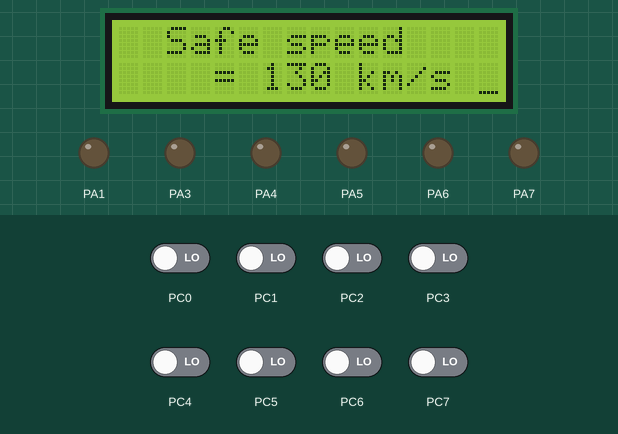
Simulated run of this program. Board: ATmega32, built with avr-gcc and emulated at 8 MHz (the files do not name the chip). Shown: 16×2 character LCD, output pins drawn as LEDs (lit = HIGH). Wiring (inferred from the names in the program): character LCD (HD44780): RS PA0; E PA2; data PD0, PD1, PD2, PD3, PD4, PD5, PD6, PD7. The inputs (shaded band) are chosen by the test bench; at power-on: PC0–7 LOW. Pins used as bus, display or sensor lines are not drawn. At 3.5 s the program stops and its outputs stay as they are.

Above: at 1.4 s.
1.5 s: PC0 driven HIGH
At 2.1 s:
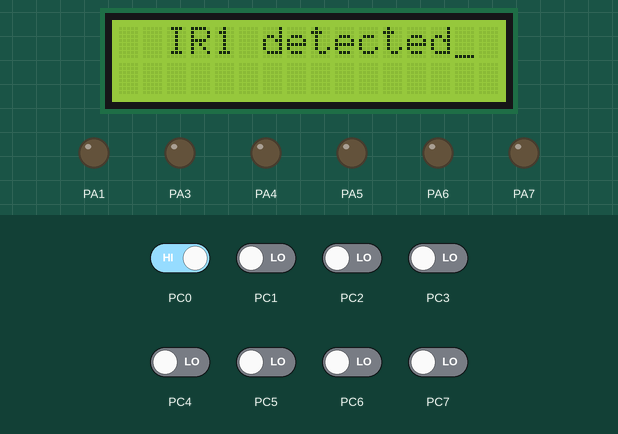
3.0 s: PC0 driven LOW and PC1 driven HIGH
At 4.0 s:
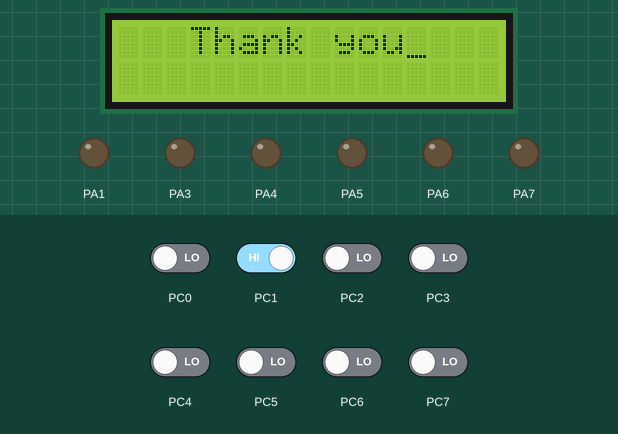
Timing chart, 0 to 5.0 s (numbered marks = the images above; inputs shaded):
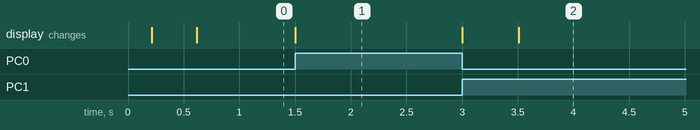

Measured:
- after the input at 1.5 s, the display: changes at once (image 1)
- after the input at 3.0 s, the display: first changes at once (image 2 shows a later state)

The program:

main.c
```c
#define F_CPU 8000000UL
#include <avr/io.h>
#include <util/delay.h> //delay header
#include <stdio.h>
#include <stdlib.h>
#include <avr/interrupt.h>

#define LCD_DPRT PORTD //LCD DATA PORT
#define LCD_DDDR DDRD //LCD DATA DDR
#define LCD_CPRT PORTA //LCD COMMANDS PORT
#define LCD_CDDR DDRA //LCD COMMANDS DDR

#define LCD_RS 0
#define LCD_EN 2

#define IR1 0
#define IR2 1


void lcdCommand( unsigned char cmnd )
{
	LCD_DPRT = cmnd;
	LCD_CPRT &= ~ ((1<<LCD_RS)); //RS = 0
	LCD_CPRT |= (1<<LCD_EN); //EN = 1
	_delay_us(100);
	LCD_CPRT &= ~ (1<<LCD_EN); //EN = 0 for H-to-L pulse
	_delay_us(100);
}
void lcdData( unsigned char data )
{
	LCD_DPRT = data; //send data

	LCD_CPRT |= ((1<<LCD_RS)|(1<<LCD_EN)); //RS = 1 for data //EN = 1
	_delay_us(100);
	LCD_CPRT &= ~ (1<<LCD_EN); //EN = 0 for H-to-L pulse
	_delay_us(100);
}

void lcd_init()
{
	LCD_DDDR = 0xFF;
	LCD_CDDR = 0xFF;
	LCD_CPRT &=~(1<<LCD_EN); //LCD_EN = 0
	_delay_us(2000);
	lcdCommand(0x38); //init. LCD 2 line, 5 × 7 matrix
	lcdCommand(0x0E); //display on, cursor on
	lcdCommand(0x01); //clear LCD
	_delay_us(2000);
	lcdCommand(0x06); //shift cursor right
}
void lcd_print(char *str)
{

	unsigned int i=0;
	while(str[i]!='\0')
	{
		lcdData(str[i++]);
	}
}

void Timer1_CTC_init()
{
	OCR1A = 15625;
	TIMSK = (1<<OCIE1A);
	TCCR1A = 0;
	TCCR1B = 11;
}
long seconds=0;
ISR(TIMER1_COMPA_vect)
{
	seconds++;
}

void t1()
{
	PORTB=0X01;
	TCCR1A=0X0;
	TCCR1B=0X06;
	TCNT1H=0X0;
	TCNT1L=0X0;
}

int main(void)
{

	lcd_init();
	lcd_print("    WELCOME    ");
	_delay_ms(200);
	lcdCommand(0x01);
	lcd_print(" Speed detector ");
	_delay_ms(400);
	lcdCommand(0x01);
	lcdCommand(0x81);
	lcd_print(" Safe speed ");
	lcdCommand(0xc3);
	lcd_print(" = 130 km/s ");

	Timer1_CTC_init();
	sei();

	int count1=0x0,count2=0x0,b1=0,b2=0;
	int ad=0x30,i=0;
	DDRC=0x0;


	while(1)
	{
		PORTD=0;
		if((PINC)==(1<<IR1) && b1!=1) //To make sure IR1 is not detected twice
		{
			lcdCommand(0x01);
			lcdCommand(0x81);
			lcd_print(" IR1 detected");
			TCNT1=0;
			b1++;
		}
		if((PINC)==(1<<IR2)  && b2!=1)  //To make sure IR1 is not detected twice
		{
			lcdCommand(0x81);
			lcd_print(" IR2 detected");
			count2=seconds;
			b2++;
		}
		if(b1==1 && b2==1) //If both IR sensors have detected the vehicle then break the loop
		break;
	}

	float time=count2*1.0; //
	float distance=20.0,conv=36.0; //The distance between the IR sensors is 20m
	float sp=distance/time;
	sp=(sp*conv);

	_delay_ms(500);
	int isp=ceil(sp);
	int comp=isp;
	char ssp[5];
	lcdCommand(0x01);
	lcdCommand(0x80);
	lcd_print(" Speed recorded ");
	lcdCommand(0xc4);
	itoa(isp,ssp,10); //converting the speed to a string
	lcd_print(ssp);
	lcd_print(" km/hr ");

	if(comp>130) //Check if the speed of the vehicle is over 130kmph
	{
		_delay_ms(500);
		lcdCommand(0x01);
		lcdCommand(0x80);
		lcd_print(" Over speeding");
		lcdCommand(0xc0);
		lcd_print(" Maintain speed ");
	}
	lcdCommand(0x01);
	lcdCommand(0x82);
	lcd_print(" Thank you");

	return 0;
}
```
